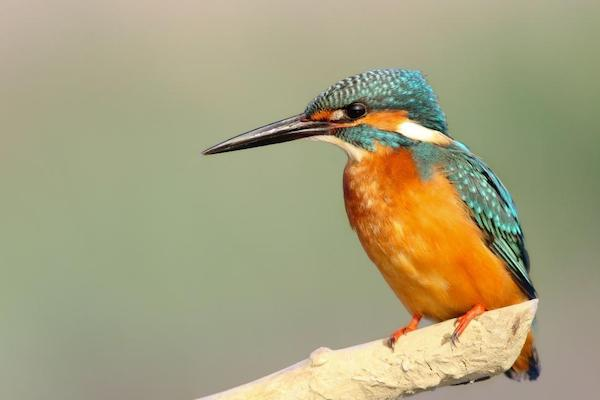
#> input picture data/images/kingfisher.jpg, 600 x 400 px
$ jupyter execute plotting_demo.ipynb   (shell and % lines are left out)
#> lines starting #> are read from the running program, lines starting #| are printed output that depends on the picture
[cell 1]
import numpy as np
import matplotlib.pyplot as plt
import cv2 as cv
import PIL

# Jupyter / IPython configuration:
# Automatically reload modules when modified

# Enable vectorized output (for nicer plots)

# Inline backend configuration

# Enable this line if you want to use the interactive widgets
# It requires the ipympl package to be installed.
#%matplotlib widget

import sys
sys.path.insert(0, "../")
import isp

[cell 2]
# Read in data
path = "../data/images/kingfisher.jpg"
img1 = cv.imread(path, cv.IMREAD_COLOR)
#> img1 is the input picture: shape (400, 600, 3); mean B, G, R 125.8, 161.1, 167.2
img1 = cv.cvtColor(img1, cv.COLOR_BGR2RGB)
img2 = img1[::2, ::2]
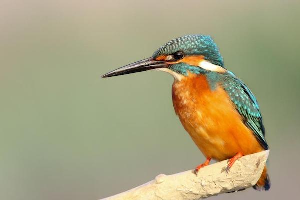
#> img2: shape (200, 300, 3); mean R, G, B 167.3, 161.1, 125.9
img3 = img1[::4, ::4]
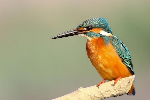
#> img3: shape (100, 150, 3); mean R, G, B 167.3, 161.1, 125.9
gray = cv.cvtColor(img1, cv.COLOR_RGB2GRAY)
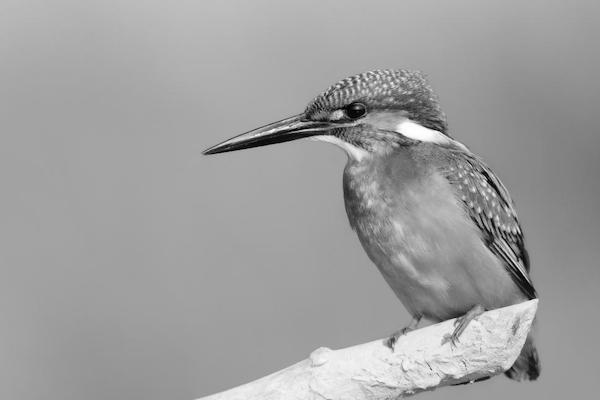
#> gray: shape (400, 600); min 0, max 255, mean 158.9

[cell 3]
# Display images at original size, no frame, no title
# Uses IPython.display()
isp.display_image(img1)
#> (this line was passed over: isp is not available in this run)

[cell 4]
# Display image can also take a path to an image.
# Should otherwise behave the same as above.
isp.display_image(path)
#> (this line was passed over: isp is not available in this run)

[cell 5]
# It is possible to display the image with a scale factor
isp.display_image(img1, scale=0.5)
#> (this line was passed over: isp is not available in this run)

[cell 6]
# Display images at original size, with frame and info
# TODO: Why is frame missing?
isp.show_image(img1)
#> (this line was passed over: isp is not available in this run)
isp.show_image(img1, title="Kingfisher")
#> (this line was passed over: isp is not available in this run)
isp.show_image(img1, title="Kingfisher", suppress_info=True)
#> (this line was passed over: isp is not available in this run)
isp.show_image(img1, frame=True)
#> (this line was passed over: isp is not available in this run)

$ run again, with data/images/flowers.jpg copied over data/images/kingfisher.jpg
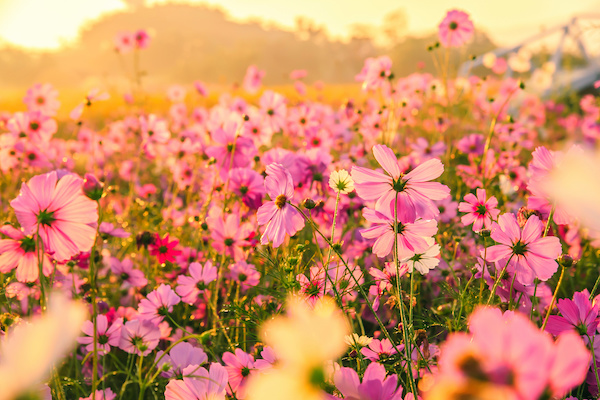
#> input picture data/images/flowers.jpg, 600 x 400 px
#> img1 is the input picture: shape (400, 600, 3); mean B, G, R 102.7, 140.2, 210.6
#> `img3 = img1[::4, ::4]`:
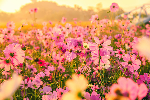
#> img3: shape (100, 150, 3); mean R, G, B 210.9, 140.8, 102.9
#> `gray = cv.cvtColor(img1, cv.COLOR_RGB2GRAY)`:
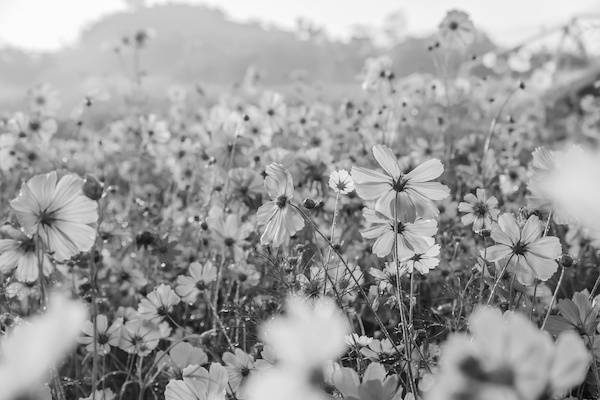
#> gray: shape (400, 600); min 0, max 252, mean 157
